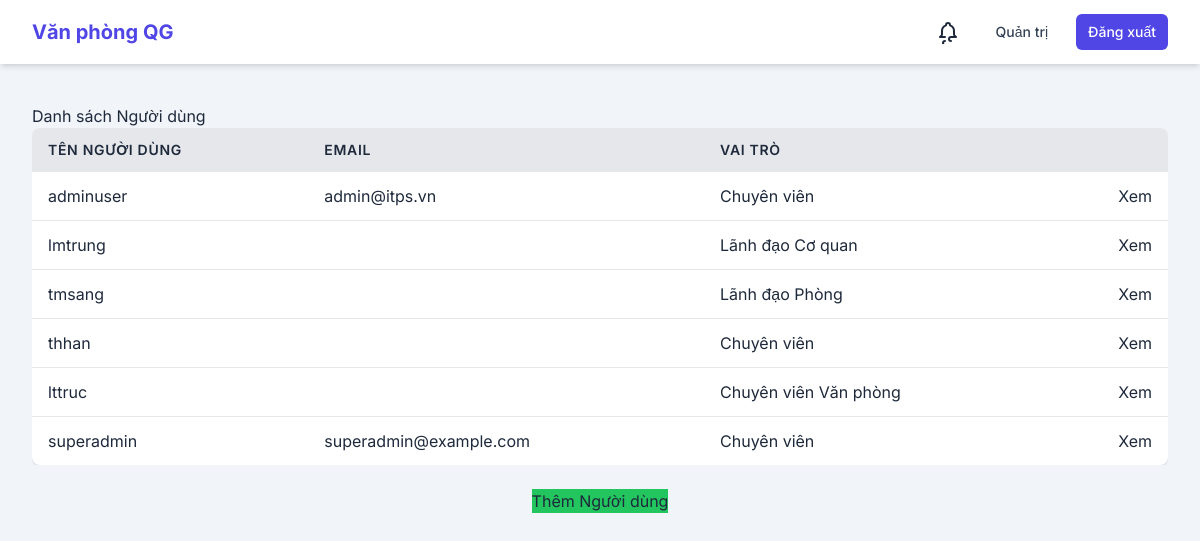
/users/users/ (signed in), run on the app's committed database.
### users/models.py (models this page shows)
class CustomUser(AbstractUser):
    class Role(models.TextChoices):
        LANH_DAO_CO_QUAN = 'LANH_DAO_CO_QUAN', 'Lãnh đạo Cơ quan'
        LANH_DAO_VAN_PHONG = 'LANH_DAO_VAN_PHONG', 'Lãnh đạo Văn phòng'
        LANH_DAO_PHONG = 'LANH_DAO_PHONG', 'Lãnh đạo Phòng'
        CHUYEN_VIEN_VAN_PHONG = 'CHUYEN_VIEN_VAN_PHONG', 'Chuyên viên Văn phòng'
        CHUYEN_VIEN_PHONG = 'CHUYEN_VIEN_PHONG', 'Chuyên viên Phòng'
        CHUYEN_VIEN = 'CHUYEN_VIEN', 'Chuyên viên'
    role = models.CharField(max_length=50, choices=Role.choices, default=Role.CHUYEN_VIEN_PHONG)
    co_quan = models.ForeignKey('core.CoQuan', on_delete=models.CASCADE, null=True, blank=True)
    phong_ban = models.ForeignKey('core.PhongBan', on_delete=models.CASCADE, null=True, blank=True)
    zalo_user_id = models.CharField(max_length=255, blank=True, null=True, verbose_name='Zalo User ID')

### users/views.py (the view, shortened to what this page needs)
# urls.py: path('users/', views.user_list, name='user_list'),
@login_required
def user_list(request):
    user = request.user
    if user.is_superuser or user.role == CustomUser.Role.LANH_DAO_CO_QUAN:
        users = CustomUser.objects.all()
    elif user.role == CustomUser.Role.LANH_DAO_PHONG:
        if user.phong_ban:
            users = CustomUser.objects.filter(phong_ban=user.phong_ban, role=CustomUser.Role.CHUYEN_VIEN_PHONG)
        else:
            users = CustomUser.objects.none()
    elif user.role == CustomUser.Role.CHUYEN_VIEN_VAN_PHONG or user.role == CustomUser.Role.CHUYEN_VIEN_PHONG:
        users = CustomUser.objects.filter(pk=user.pk) # Only see themselves
    else:
        users = CustomUser.objects.none()
    return render(request, 'users/user_list.html', {'users': users})

### users/templates/users/user_list.html (shortened to what this page needs)
{% extends 'core/base.html' %}
{% load i18n %}
{% block content %}
    <div class="form-container">
        <h1 class="form-title">{% trans "Danh sách Người dùng" %}</h1>
        <div class="overflow-x-auto">
            <table class="min-w-full bg-white rounded-lg shadow overflow-hidden">
                <thead class="bg-gray-200 text-text">
                    <tr>
                        <th class="py-3 px-4 text-left text-sm font-semibold uppercase tracking-wider">{% trans "Tên người dùng" %}</th>
                        <th class="py-3 px-4 text-left text-sm font-semibold uppercase tracking-wider">{% trans "Email" %}</th>
                        <th class="py-3 px-4 text-left text-sm font-semibold uppercase tracking-wider">{% trans "Vai trò" %}</th>
                        <th class="py-3 px-4"></th>
                    </tr>
                </thead>
                <tbody class="divide-y divide-gray-200">
                    {% for user in users %}
                        <tr class="hover:bg-gray-50">
                            <td class="py-3 px-4 whitespace-nowrap">{{ user.username }}</td>
                            <td class="py-3 px-4 whitespace-nowrap">{{ user.email }}</td>
                            <td class="py-3 px-4 whitespace-nowrap">{{ user.get_role_display }}</td>
                            <td class="py-3 px-4 text-right whitespace-nowrap">
                                <a href="{% url 'user_detail' user.pk %}" class="form-button bg-primary hover:bg-indigo-700 inline-block w-auto">{% trans "Xem" %}</a>
                            </td>
                        </tr>
                    {% endfor %}
                </tbody>
            </table>
        </div>
        <div class="mt-6 text-center">
            <a href="{% url 'user_create' %}" class="form-button bg-green-500 hover:bg-green-700 inline-block w-auto">{% trans "Thêm Người dùng" %}</a>
        </div>
    </div>
{% endblock %}

### core/templates/core/base.html (style rules this page uses)
body { font-family: 'Inter', sans-serif; }

### data on the page
CustomUser: username "adminuser", email "admin@itps.vn", role "Chuyên viên"
CustomUser: username "lmtrung", role "Lãnh đạo Cơ quan"
CustomUser: username "tmsang", role "Lãnh đạo Phòng"
CustomUser: username "thhan", role "Chuyên viên"
CustomUser: username "lttruc", role "Chuyên viên Văn phòng"
CustomUser: username "superadmin", email "superadmin@example.com", role "Chuyên viên"
